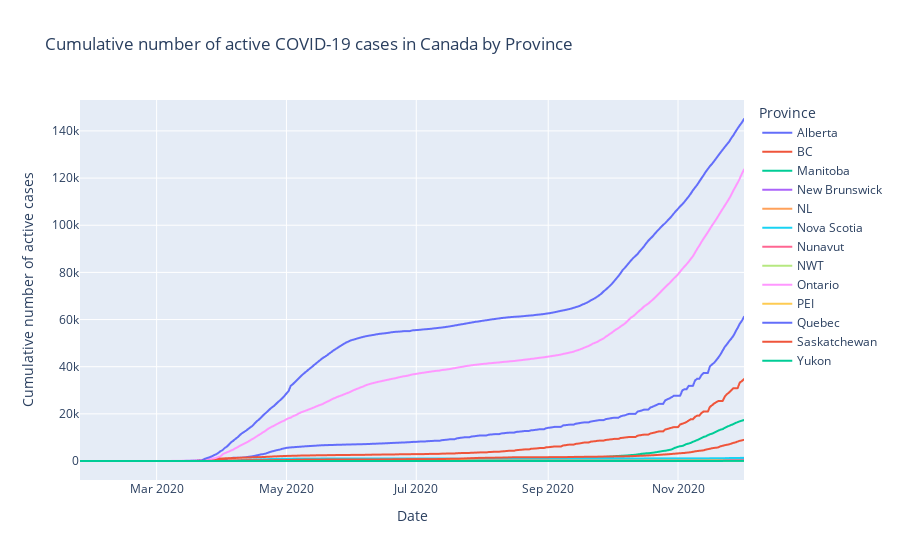

Notebook code for this chart:
### Code cell
# Plot C_it cumulative active cases for each province
fig = px.line(
    active_cases_provinces,
    x="date",
    y="cumulative_cases",
    color="province",
    title="Cumulative number of active COVID-19 cases in Canada by Province",
    labels=dict(
        date="Date",
        cumulative_cases="Cumulative number of active cases",
        province="Province",
    ),
    height=600,
)
fig.show()

### Figure 1 — Plotly figure (JSON) as saved in the notebook; plotly's stock layout.template omitted (floating-point values rounded to 4 significant figures; data arrays with more than 128 entries replaced by an {"elided": "..."} marker saying what was removed)
{"data": [{"hovertemplate": "Province=Alberta<br>Date=%{x}<br>Cumulative number of active cases=%{y}<extra></extra>", "legendgroup": "Alberta", "line": {"color": "#636efa", "dash": "solid"}, "mode": "lines", "name": "Alberta", "showlegend": true, "type": "scattergl", "x": {"elided": "313 str values"}, "xaxis": "x", "y": {"elided": "313 int values"}, "yaxis": "y"}, {"hovertemplate": "Province=BC<br>Date=%{x}<br>Cumulative number of active cases=%{y}<extra></extra>", "legendgroup": "BC", "line": {"color": "#EF553B", "dash": "solid"}, "mode": "lines", "name": "BC", "showlegend": true, "type": "scattergl", "x": {"elided": "313 str values"}, "xaxis": "x", "y": {"elided": "313 int values"}, "yaxis": "y"}, {"hovertemplate": "Province=Manitoba<br>Date=%{x}<br>Cumulative number of active cases=%{y}<extra></extra>", "legendgroup": "Manitoba", "line": {"color": "#00cc96", "dash": "solid"}, "mode": "lines", "name": "Manitoba", "showlegend": true, "type": "scattergl", "x": {"elided": "313 str values"}, "xaxis": "x", "y": {"elided": "313 int values"}, "yaxis": "y"}, {"hovertemplate": "Province=New Brunswick<br>Date=%{x}<br>Cumulative number of active cases=%{y}<extra></extra>", "legendgroup": "New Brunswick", "line": {"color": "#ab63fa", "dash": "solid"}, "mode": "lines", "name": "New Brunswick", "showlegend": true, "type": "scattergl", "x": {"elided": "313 str values"}, "xaxis": "x", "y": {"elided": "313 int values"}, "yaxis": "y"}, {"hovertemplate": "Province=NL<br>Date=%{x}<br>Cumulative number of active cases=%{y}<extra></extra>", "legendgroup": "NL", "line": {"color": "#FFA15A", "dash": "solid"}, "mode": "lines", "name": "NL", "showlegend": true, "type": "scattergl", "x": {"elided": "313 str values"}, "xaxis": "x", "y": {"elided": "313 int values"}, "yaxis": "y"}, {"hovertemplate": "Province=Nova Scotia<br>Date=%{x}<br>Cumulative number of active cases=%{y}<extra></extra>", "legendgroup": "Nova Scotia", "line": {"color": "#19d3f3", "dash": "solid"}, "mode": "lines", "name": "Nova Scotia", "showlegend": true, "type": "scattergl", "x": {"elided": "313 str values"}, "xaxis": "x", "y": {"elided": "313 int values"}, "yaxis": "y"}, {"hovertemplate": "Province=Nunavut<br>Date=%{x}<br>Cumulative number of active cases=%{y}<extra></extra>", "legendgroup": "Nunavut", "line": {"color": "#FF6692", "dash": "solid"}, "mode": "lines", "name": "Nunavut", "showlegend": true, "type": "scattergl", "x": {"elided": "313 str values"}, "xaxis": "x", "y": {"elided": "313 int values"}, "yaxis": "y"}, {"hovertemplate": "Province=NWT<br>Date=%{x}<br>Cumulative number of active cases=%{y}<extra></extra>", "legendgroup": "NWT", "line": {"color": "#B6E880", "dash": "solid"}, "mode": "lines", "name": "NWT", "showlegend": true, "type": "scattergl", "x": {"elided": "313 str values"}, "xaxis": "x", "y": {"elided": "313 int values"}, "yaxis": "y"}, {"hovertemplate": "Province=Ontario<br>Date=%{x}<br>Cumulative number of active cases=%{y}<extra></extra>", "legendgroup": "Ontario", "line": {"color": "#FF97FF", "dash": "solid"}, "mode": "lines", "name": "Ontario", "showlegend": true, "type": "scattergl", "x": {"elided": "313 str values"}, "xaxis": "x", "y": {"elided": "313 int values"}, "yaxis": "y"}, {"hovertemplate": "Province=PEI<br>Date=%{x}<br>Cumulative number of active cases=%{y}<extra></extra>", "legendgroup": "PEI", "line": {"color": "#FECB52", "dash": "solid"}, "mode": "lines", "name": "PEI", "showlegend": true, "type": "scattergl", "x": {"elided": "313 str values"}, "xaxis": "x", "y": {"elided": "313 int values"}, "yaxis": "y"}, {"hovertemplate": "Province=Quebec<br>Date=%{x}<br>Cumulative number of active cases=%{y}<extra></extra>", "legendgroup": "Quebec", "line": {"color": "#636efa", "dash": "solid"}, "mode": "lines", "name": "Quebec", "showlegend": true, "type": "scattergl", "x": {"elided": "313 str values"}, "xaxis": "x", "y": {"elided": "313 int values"}, "yaxis": "y"}, {"hovertemplate": "Province=Saskatchewan<br>Date=%{x}<br>Cumulative number of active cases=%{y}<extra></extra>", "legendgroup": "Saskatchewan", "line": {"color": "#EF553B", "dash": "solid"}, "mode": "lines", "name": "Saskatchewan", "showlegend": true, "type": "scattergl", "x": {"elided": "313 str values"}, "xaxis": "x", "y": {"elided": "313 int values"}, "yaxis": "y"}, {"hovertemplate": "Province=Yukon<br>Date=%{x}<br>Cumulative number of active cases=%{y}<extra></extra>", "legendgroup": "Yukon", "line": {"color": "#00cc96", "dash": "solid"}, "mode": "lines", "name": "Yukon", "showlegend": true, "type": "scattergl", "x": {"elided": "313 str values"}, "xaxis": "x", "y": {"elided": "313 int values"}, "yaxis": "y"}], "layout": {"autosize": true, "legend": {"title": {"text": "Province"}, "tracegroupgap": 0}, "title": {"text": "Cumulative number of active COVID-19 cases in Canada by Province"}, "xaxis": {"anchor": "y", "autorange": true, "domain": [0, 1], "range": ["2020-01-25", "2020-12-02"], "title": {"text": "Date"}, "type": "date"}, "yaxis": {"anchor": "x", "autorange": true, "domain": [0, 1], "range": [-8059, 153121], "title": {"text": "Cumulative number of active cases"}, "type": "linear"}}}
